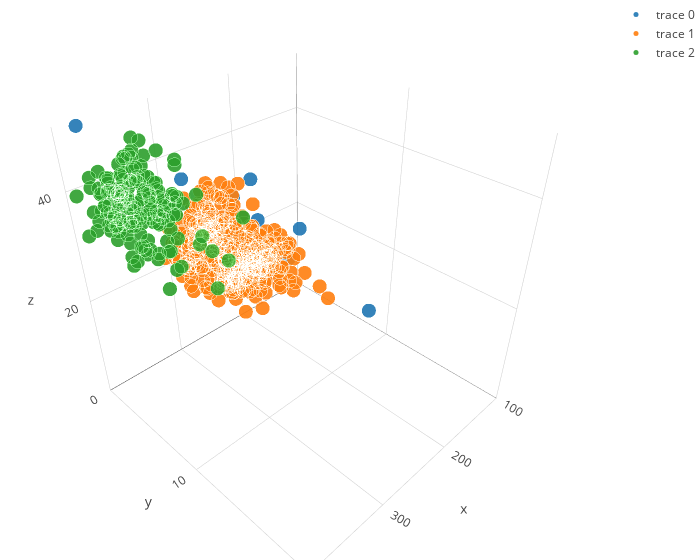

The notebook cell saved with this chart:
### Code cell
dbscanLabelminus11 = []
dbscanLabel01 = []
dbscanLabel11 = []
for h in range(0,577):
    if dbscanLabels1[h] == -1:
        dbscanLabelminus11.append(distance[h])
    elif dbscanLabels1[h]==0:
        dbscanLabel01.append(distance[h])
    else:
        dbscanLabel11.append(distance[h])
dbscanLabelAtminus11 = pd.DataFrame.from_records(dbscanLabelminus11)
dbscanLabelAt01 = pd.DataFrame.from_records(dbscanLabel01)
dbscanLabelAt11 = pd.DataFrame.from_records(dbscanLabel11)
trace13 = go.Scatter3d(
    x=dbscanLabelAtminus11[0],
    y=dbscanLabelAtminus11[1],
    z=dbscanLabelAtminus11[2],
    mode='markers',
    marker=dict(
        size=5,
        line=dict(
            color='rgba(217, 217, 217,0.14)',
            width=0.1
        ),
        opacity=0.9
    )
)
trace14 = go.Scatter3d(
    x=dbscanLabelAt01[0],
    y=dbscanLabelAt01[1],
    z=dbscanLabelAt01[2],
    mode='markers',
    marker=dict(
        size=5,
        line=dict(
            color='rgba(256, 256, 256,0.14)',
            width=0.2
        ),
        opacity=0.9
    )
)
trace15 = go.Scatter3d(
    x=dbscanLabelAt11[0],
    y=dbscanLabelAt11[1],
    z=dbscanLabelAt11[2],
    mode='markers',
    marker=dict(
        size=5,
        line=dict(
            color='rgba(138, 138, 138,0.14)',
            width=0.3
        ),
        opacity=0.9
    )
)
data = [trace13,trace14,trace15]
layout = go.Layout(
    scene = dict(
                    xaxis = dict(
                        nticks=4, range = [100,400],),
                    yaxis = dict(
                        nticks=4, range = [0,20],),
                    zaxis = dict(
                        nticks=4, range = [0,50]   ,),),
                    width=700,
    margin=dict(
        l=0,
        r=0,
        b=0,
        t=0
    )
)
fig = go.Figure(data=data, layout=layout)
iplot(fig)

### Figure 1 — Plotly figure (JSON) as saved in the notebook; plotly's stock layout.template omitted (floating-point values rounded to 4 significant figures; data arrays with more than 128 entries replaced by an {"elided": "..."} marker saying what was removed)
{"data": [{"marker": {"line": {"color": "rgba(217, 217, 217,0.14)", "width": 0.1}, "opacity": 0.9, "size": 5}, "mode": "markers", "type": "scatter3d", "x": [107.8, 302.1, 194.0, 320.8, 96.04, 303.1, 347.1, 353.4, 401.4, 380.4, 411.0, 1728], "y": [0.7546, 2.766, 1.266, 18.9, 0.421, 7.829, 13.09, 15.65, 13.59, 0.3847, 3.985, 1729], "z": [15.08, 39.07, 31.61, 37.33, 12.97, 40.9, 45.4, 43.36, 36.53, 49.58, 47.13, 1730]}, {"marker": {"line": {"color": "rgba(256, 256, 256,0.14)", "width": 0.2}, "opacity": 0.9, "size": 5}, "mode": "markers", "type": "scatter3d", "x": {"elided": "391 float values"}, "y": {"elided": "391 float values"}, "z": {"elided": "391 float values"}}, {"marker": {"line": {"color": "rgba(138, 138, 138,0.14)", "width": 0.3}, "opacity": 0.9, "size": 5}, "mode": "markers", "type": "scatter3d", "x": {"elided": "174 float values"}, "y": {"elided": "174 float values"}, "z": {"elided": "174 float values"}}], "layout": {"margin": {"b": 0, "l": 0, "r": 0, "t": 0}, "scene": {"xaxis": {"nticks": 4, "range": [100, 400]}, "yaxis": {"nticks": 4, "range": [0, 20]}, "zaxis": {"nticks": 4, "range": [0, 50]}}, "width": 700}}
